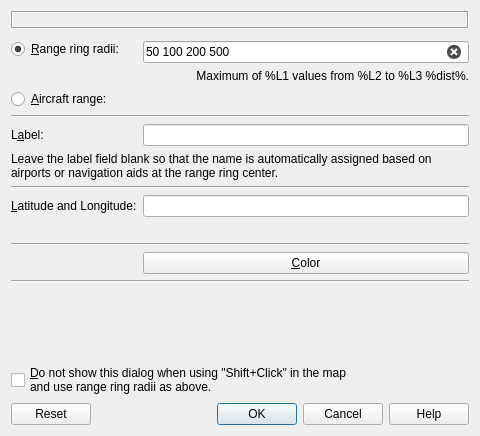
<?xml version="1.0" encoding="UTF-8"?>
<ui version="4.0">
 <class>RangeMarkerDialog</class>
 <widget class="QDialog" name="RangeMarkerDialog">
  <property name="geometry">
   <rect>
    <x>0</x>
    <y>0</y>
    <width>480</width>
    <height>436</height>
   </rect>
  </property>
  <property name="windowTitle">
   <string>Little Navmap - Add Range Rings</string>
  </property>
  <layout class="QGridLayout" name="gridLayout">
   <item row="0" column="0" colspan="2">
    <widget class="QLabel" name="labelRangeMarkerHeader">
     <property name="frameShape">
      <enum>QFrame::Box</enum>
     </property>
     <property name="frameShadow">
      <enum>QFrame::Sunken</enum>
     </property>
     <property name="text">
      <string/>
     </property>
     <property name="wordWrap">
      <bool>true</bool>
     </property>
     <property name="margin">
      <number>5</number>
     </property>
     <property name="textInteractionFlags">
      <set>Qt::LinksAccessibleByMouse|Qt::TextSelectableByMouse</set>
     </property>
    </widget>
   </item>
   <item row="1" column="0" rowspan="2">
    <widget class="QRadioButton" name="radioButtonRangeMarkerRadii">
     <property name="toolTip">
      <string>Places static range rings on the map.</string>
     </property>
     <property name="text">
      <string>&amp;Range ring radii:</string>
     </property>
     <property name="checked">
      <bool>true</bool>
     </property>
     <attribute name="buttonGroup">
      <string notr="true">buttonGroupRangeMarker</string>
     </attribute>
    </widget>
   </item>
   <item row="4" column="0">
    <widget class="QRadioButton" name="radioButtonRangeMarkerAircraft">
     <property name="toolTip">
      <string>Places a ring showing the estimated aircraft range with  full fuel load also considering reserve.
Calculated based on usable fuel, speed and fuel flow for the cruise phase and reserve fuel.
The range ring is static and does not change with aircraft performance and fuel load.</string>
     </property>
     <property name="text">
      <string>&amp;Aircraft range:</string>
     </property>
     <attribute name="buttonGroup">
      <string notr="true">buttonGroupRangeMarker</string>
     </attribute>
    </widget>
   </item>
   <item row="11" column="1">
    <widget class="QLineEdit" name="lineEditRangeMarkerLatLon">
     <property name="toolTip">
      <string>Recognized coordinate formats:
- Degrees, minutes and seconds : N49° 26' 41.57&quot; E9° 12' 5.49&quot; or 49° 26' 41.57&quot; N 9° 12' 5.49&quot; E
- Degrees and minutes: N54* 16.82' W008* 35.95', N 52 33.58 E 13 17.26 or 49° 26.69' N 9° 12.09' E
- Degrees only: 49.4449° N 9.2015° E or N 49.4449° E 9.2015°
- Degrees with sign: 49.4449 9.2015. Negative is west or south. Order for latitude and longitude depends on option settings.
Degree, minute and second signs can be omitted for above formats.
Latitude has to be first and N/S and E/W designators are required.
A space is only needed to separate latitude and longitude or degrees/minutes/seconds if no signs used.
Other formats:
- Degrees and minutes: N44124W122451, N14544W017479 or S31240E136502
- Degrees only 46N078W
- Degrees and minutes 4620N07805W
- Degrees, minutes and seconds 481200N0112842E (SkyVector)
- Degrees and minutes in pair &quot;N6500 W08000&quot; or &quot;N6500/W08000&quot;
- NAT type 5020N
Formats above have to be given exactly as shown in the examples.</string>
     </property>
     <property name="clearButtonEnabled">
      <bool>true</bool>
     </property>
    </widget>
   </item>
   <item row="7" column="1">
    <widget class="QLineEdit" name="lineEditRangeMarkerLabel">
     <property name="toolTip">
      <string>Attaches a text to the range ring distance labels.</string>
     </property>
     <property name="maxLength">
      <number>40</number>
     </property>
     <property name="clearButtonEnabled">
      <bool>true</bool>
     </property>
    </widget>
   </item>
   <item row="11" column="0">
    <widget class="QLabel" name="labelRangeMarkerLatLon">
     <property name="text">
      <string>&amp;Latitude and Longitude:</string>
     </property>
     <property name="buddy">
      <cstring>lineEditRangeMarkerLatLon</cstring>
     </property>
    </widget>
   </item>
   <item row="6" column="0" colspan="2">
    <widget class="Line" name="line_2">
     <property name="orientation">
      <enum>Qt::Horizontal</enum>
     </property>
    </widget>
   </item>
   <item row="13" column="1">
    <widget class="QLabel" name="labelRangeMarkerCoordStatus">
     <property name="text">
      <string/>
     </property>
     <property name="wordWrap">
      <bool>true</bool>
     </property>
     <property name="margin">
      <number>5</number>
     </property>
     <property name="textInteractionFlags">
      <set>Qt::LinksAccessibleByMouse|Qt::TextSelectableByMouse</set>
     </property>
    </widget>
   </item>
   <item row="4" column="1">
    <widget class="QLabel" name="labelRangeMarkerAircraft">
     <property name="text">
      <string/>
     </property>
     <property name="textInteractionFlags">
      <set>Qt::LinksAccessibleByMouse|Qt::TextSelectableByMouse</set>
     </property>
    </widget>
   </item>
   <item row="15" column="1">
    <widget class="QPushButton" name="pushButtonRangeMarkerColor">
     <property name="toolTip">
      <string>Color for the range rings.</string>
     </property>
     <property name="text">
      <string>&amp;Color</string>
     </property>
    </widget>
   </item>
   <item row="2" column="1">
    <widget class="QLineEdit" name="lineEditRangeMarkerRadii">
     <property name="toolTip">
      <string>Space separated list of range ring radii.
A range ring will be added for each radius value.
Falls back to default if empty or not valid.</string>
     </property>
     <property name="text">
      <string notr="true">50 100 200 500</string>
     </property>
     <property name="maxLength">
      <number>80</number>
     </property>
     <property name="cursorPosition">
      <number>14</number>
     </property>
     <property name="clearButtonEnabled">
      <bool>true</bool>
     </property>
    </widget>
   </item>
   <item row="7" column="0">
    <widget class="QLabel" name="labelRangeMarkerLabel">
     <property name="text">
      <string>L&amp;abel:</string>
     </property>
     <property name="buddy">
      <cstring>lineEditRangeMarkerLabel</cstring>
     </property>
    </widget>
   </item>
   <item row="3" column="0" colspan="2">
    <widget class="QLabel" name="labelRangeMarkerRadii">
     <property name="text">
      <string>Maximum of %L1 values from %L2 to %L3 %dist%.</string>
     </property>
     <property name="alignment">
      <set>Qt::AlignRight|Qt::AlignTrailing|Qt::AlignVCenter</set>
     </property>
     <property name="wordWrap">
      <bool>true</bool>
     </property>
     <property name="margin">
      <number>5</number>
     </property>
     <property name="textInteractionFlags">
      <set>Qt::LinksAccessibleByMouse|Qt::TextSelectableByMouse</set>
     </property>
    </widget>
   </item>
   <item row="19" column="0" colspan="2">
    <widget class="QCheckBox" name="checkBoxRangeMarkerDoNotShow">
     <property name="toolTip">
      <string>Places a range ring with the set radii and color when shift-clicking into the map without showing this dialog.</string>
     </property>
     <property name="text">
      <string>&amp;Do not show this dialog when using &quot;Shift+Click&quot; in the map
and use range ring radii as above.</string>
     </property>
     <property name="checked">
      <bool>false</bool>
     </property>
    </widget>
   </item>
   <item row="16" column="0" colspan="2">
    <widget class="Line" name="line_3">
     <property name="orientation">
      <enum>Qt::Horizontal</enum>
     </property>
    </widget>
   </item>
   <item row="8" column="0" colspan="2">
    <widget class="QLabel" name="labelDistanceMarkerHint">
     <property name="text">
      <string>Leave the label field blank so that the name is automatically assigned based on airports or navigation aids at the range ring center.</string>
     </property>
     <property name="wordWrap">
      <bool>true</bool>
     </property>
    </widget>
   </item>
   <item row="21" column="0" colspan="2">
    <widget class="QDialogButtonBox" name="buttonBoxRangeMarker">
     <property name="orientation">
      <enum>Qt::Horizontal</enum>
     </property>
     <property name="standardButtons">
      <set>QDialogButtonBox::Cancel|QDialogButtonBox::Help|QDialogButtonBox::Ok|QDialogButtonBox::Reset</set>
     </property>
    </widget>
   </item>
   <item row="17" column="1">
    <spacer name="verticalSpacer">
     <property name="orientation">
      <enum>Qt::Vertical</enum>
     </property>
     <property name="sizeHint" stdset="0">
      <size>
       <width>20</width>
       <height>0</height>
      </size>
     </property>
    </spacer>
   </item>
   <item row="9" column="0" colspan="2">
    <widget class="Line" name="line_4">
     <property name="orientation">
      <enum>Qt::Horizontal</enum>
     </property>
    </widget>
   </item>
   <item row="14" column="0" colspan="2">
    <widget class="Line" name="line_5">
     <property name="orientation">
      <enum>Qt::Horizontal</enum>
     </property>
    </widget>
   </item>
  </layout>
 </widget>
 <tabstops>
  <tabstop>radioButtonRangeMarkerRadii</tabstop>
  <tabstop>lineEditRangeMarkerRadii</tabstop>
  <tabstop>radioButtonRangeMarkerAircraft</tabstop>
  <tabstop>lineEditRangeMarkerLabel</tabstop>
  <tabstop>lineEditRangeMarkerLatLon</tabstop>
  <tabstop>pushButtonRangeMarkerColor</tabstop>
  <tabstop>checkBoxRangeMarkerDoNotShow</tabstop>
 </tabstops>
 <resources/>
 <connections/>
 <buttongroups>
  <buttongroup name="buttonGroupRangeMarker"/>
 </buttongroups>
</ui>
